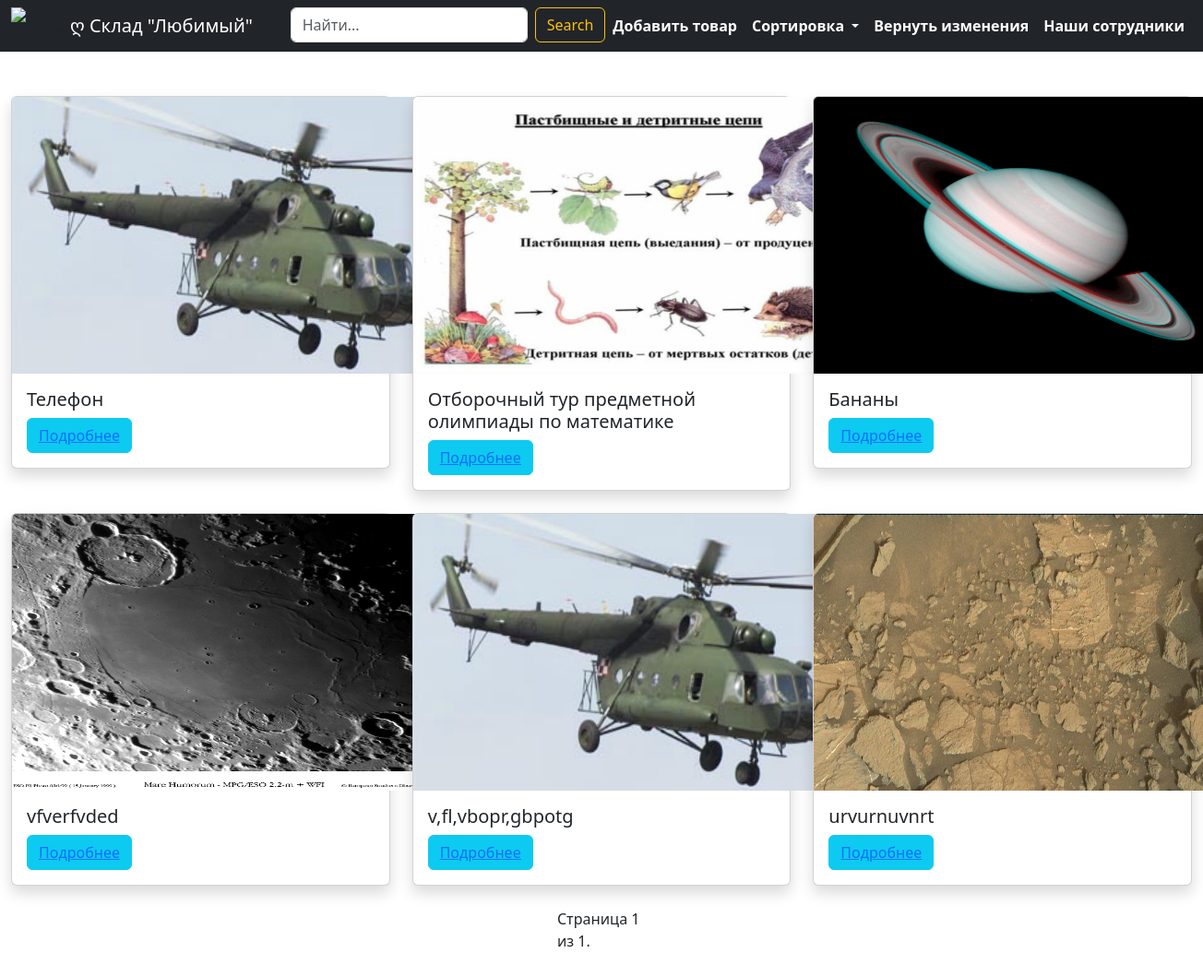
The app's page /inventar_detail_ZA/1 (signed in), older data.
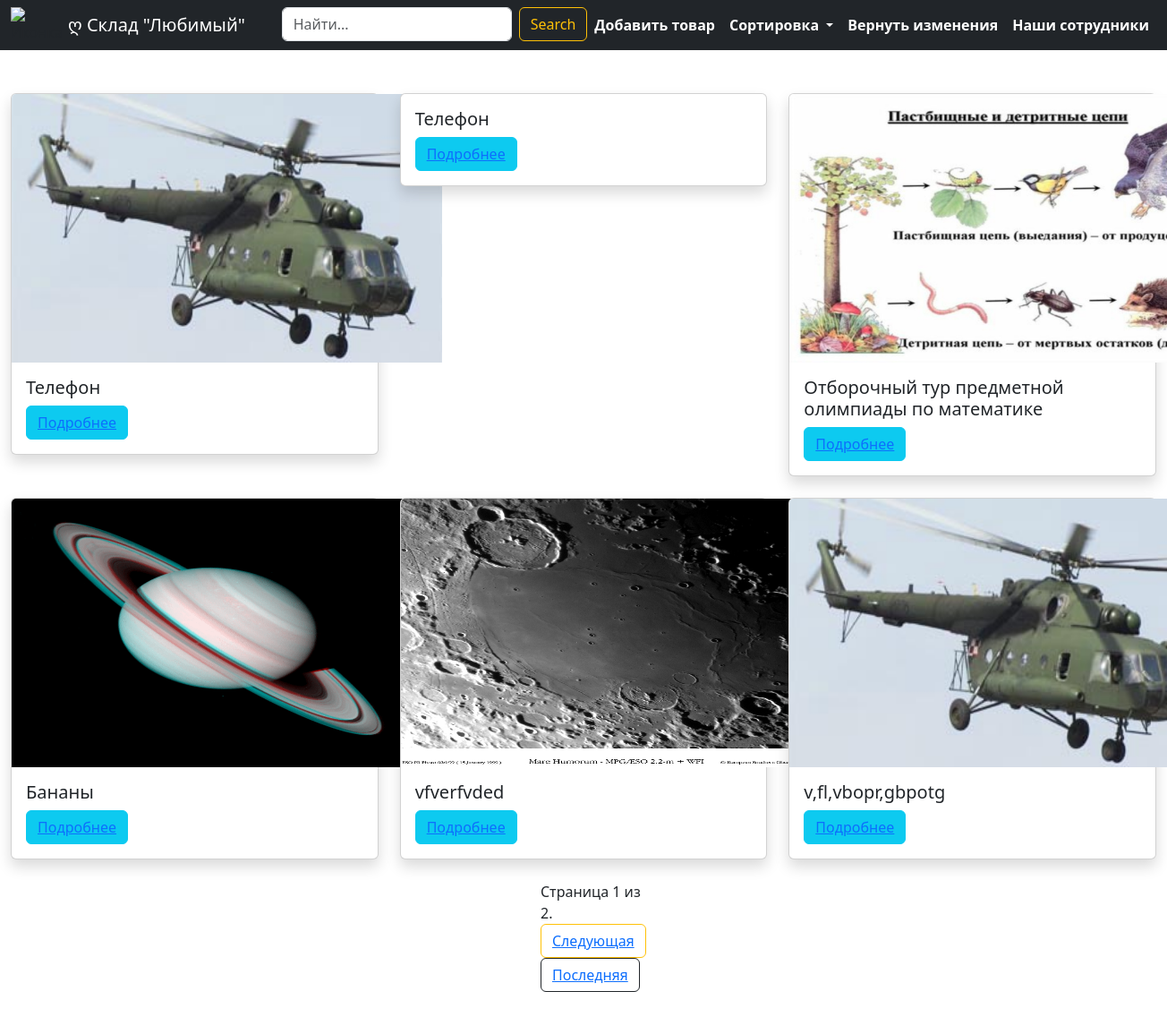
The same page, newer data.
### main/models.py (models this page shows, shortened)
class Inventar(models.Model):
    name = models.CharField('Название', max_length=100)
    category = models.ForeignKey(Category, on_delete=models.CASCADE, related_name='category_category')
    kod = models.IntegerField('Код')
    price = models.FloatField('Цена')
    image = models.ImageField(upload_to='images/', blank=True)
    created_at = models.DateField(auto_now_add=True)
    updated_at = models.DateField(auto_now=True)
    user = models.ForeignKey(User, on_delete=models.CASCADE, related_name='registration_inventar')

### main/views.py (the view)
# urls.py: path('inventar_detail_ZA/<int:category_id>', views.inventar_ZA_cat, name='inventar_ZA_cat'),
@login_required
def inventar_ZA_cat(request, category_id):
    category = get_object_or_404(Category, pk=category_id, user=request.user)
    inventars = Inventar.objects.order_by('-name').filter(category=category, user=request.user)
    paginator = Paginator(inventars, 6)
    page_number = request.GET.get('page')
    page_obj = paginator.get_page(page_number)
    return render(request, 'inventar_detail.html', {'page_obj': page_obj, 'category': category})

### templates/inventar_detail.html (shortened to what this page needs)
{% load static %}
<!DOCTYPE html>
<html lang="en">
<head>
    <link rel="stylesheet" href="{% static 'css/rrr.css' %}">
    <link href="https://cdn.jsdelivr.net/npm/bootstrap@5.3.3/dist/css/bootstrap.min.css" rel="stylesheet"
>
</head>
<body>
<nav class="navbar navbar-expand-lg navbar-dark bg-dark">
    <div class="container-fluid">
        <img src="https://www.freeiconspng.com/uploads/warehouse-inventory-icon-10.png" alt="Иконка" style="width: 5%">
        <a class="navbar-brand" href="{% url 'main' %}">ღ Склад "Любимый"</a>
        <div class="collapse navbar-collapse justify-content-end" id="navbarNav">
            <ul class="navbar-nav">
                <li class="nav-item">
                    <form class="d-flex" action="{% url 'search_results_detail' category.id %}" method="get">
                        <input name="q" class="form-control me-2" type="text" placeholder="Найти...">
                        <button class="btn btn-outline-warning" type="submit">Search</button>
                    </form>
                </li>
                <li class="nav-item">
                    <a class="nav-link text-white fw-bold" href="{% url 'inventar_forms' %}"> Добавить товар</a>
                </li>
                <li class="nav-item dropdown">
                    <a class="nav-link dropdown-toggle text-white fw-bold" href="#" id="navbarDropdown" role="button"
                       data-bs-toggle="dropdown" aria-expanded="false">
                        Сортировка
                    </a>
                </li>
                <li class="nav-item">
                    <a class="nav-link text-white fw-bold" href="{% url 'inventar_detail' category.id %}">Вернуть изменения</a>
                </li>
                <li class="nav-item">
                    <a class="nav-link text-white fw-bold" href="{% url 'employee' %}">Наши сотрудники</a>
                </li>
            </ul>
        </div>
    </div>
</nav>
<div class="container-fluid mt-5">
    <div class="row">
        {% for inventar in page_obj %}
        <div class="col-md-4 mb-4">
            <div class="card shadow">
                {% if inventar.image %}
                <img src="{{ inventar.image.url }}" class="card-img-top" style="width: 481px; height: 300px">
                {% endif %}
                <div class="card-body">
                    <h5 class="card-title">{{inventar.name}}</h5>
                    <button type="button" class="btn btn-info"><a href="{% url 'detail' inventar.id %}">Подробнее</a>
                    </button>
                </div>
            </div>
        </div>
        {% endfor %}
    </div>
</div>
<div class="pagination">
    <span class="step-links">
        <span class="current">
            Страница {{ page_obj.number }} из {{ page_obj.paginator.num_pages }}.
        </span>
        {% if page_obj.has_next %}
        <button type="button" class="btn btn-outline-warning"><a
                href="?page={{ page_obj.next_page_number }}">Следующая</a></button>
        <button type="button" class="btn btn-outline-dark"><a
                href="?page={{ page_obj.paginator.num_pages }}">Последняя</a></button>
        {% endif %}
    </span>
</div>
<br>
<br>
</body>
</html>

Row changes from the older to the newer data that the page shows:
no longer on this page (row unchanged): Inventar: image (picture), name "urvurnuvnrt"
added Inventar: name "Телефон"
Text that changed along with them:
{{ page_obj.paginator.num_pages }}: "1" → "2"
text now shown: "Следующая Последняя"
